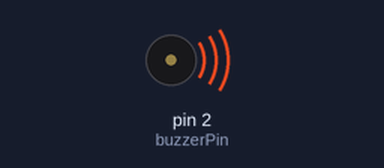
This sketch was run on a simulated Arduino Uno, built with avr-gcc and run on an emulated ATmega328P. Parts: buzzer (waves = sounding). What the sketch prints to the serial monitor is not drawn.

Above: at 0.15 s.
At 3.3 s:
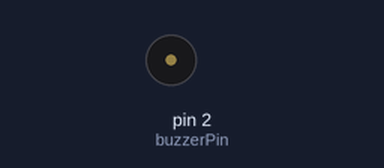
Timing chart, 0 to 4.4 s (numbered marks = the images above):
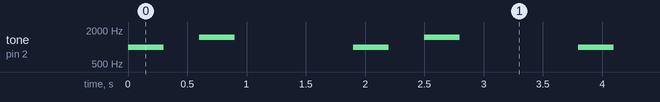

Measured:
- by itself, tone on pin 2 (buzzerPin): repeats every 1.9 s: silent 0.30 s, 1500 Hz 0.30 s, silent 1.0 s, 1000 Hz 0.30 s

The sketch:

test_buzzer.ino
```cpp
const int buzzerPin = 2;

void setup() {
  pinMode(buzzerPin, OUTPUT);
  Serial.begin(9600);
  Serial.println("Testing buzzer...");
}

void loop() {
  tone(buzzerPin, 1000); // 1000 Hz
  delay(300);
  noTone(buzzerPin);
  delay(300);

  tone(buzzerPin, 1500); // 1500 Hz
  delay(300);
  noTone(buzzerPin);
  delay(1000);
}
```
